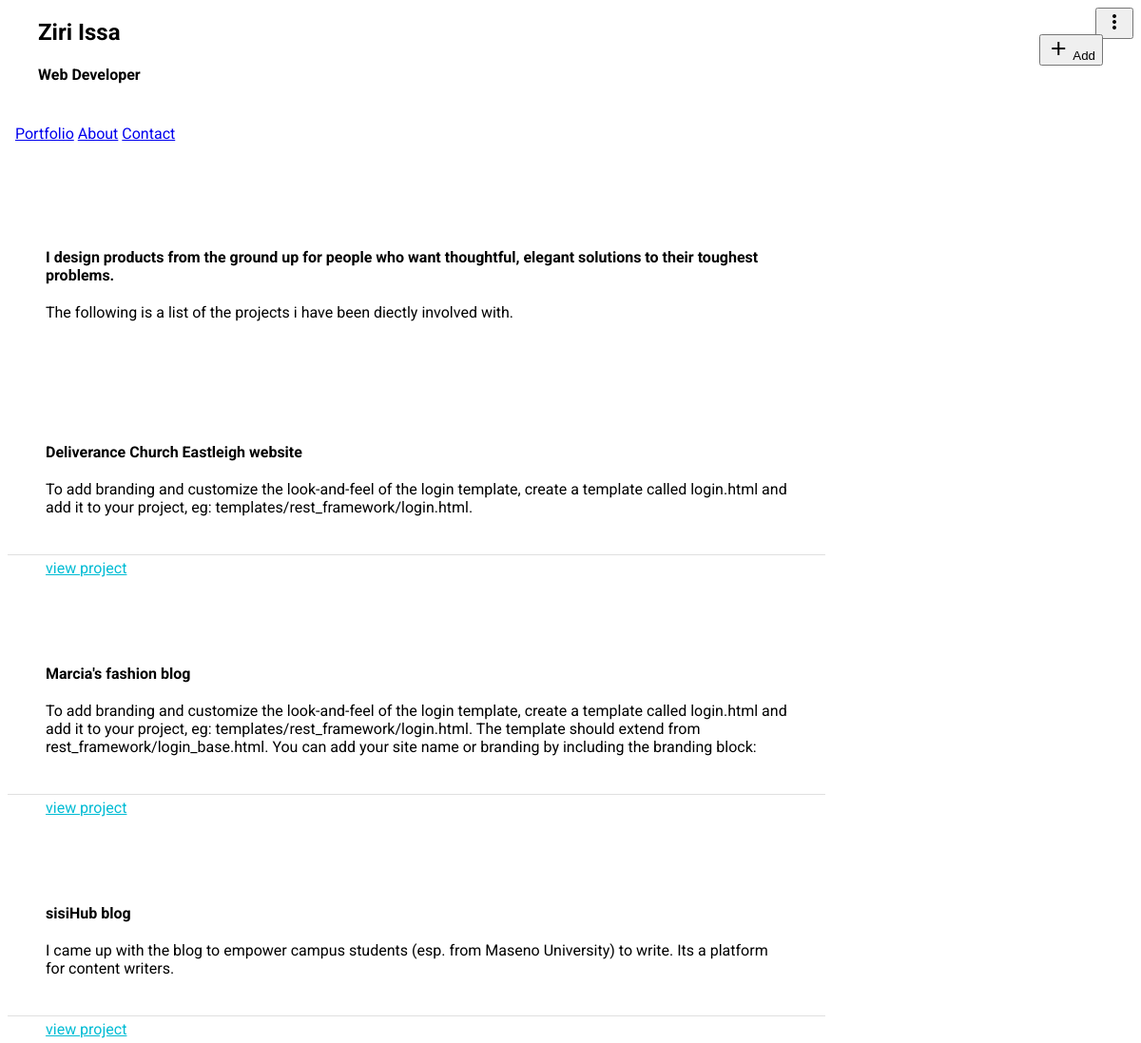
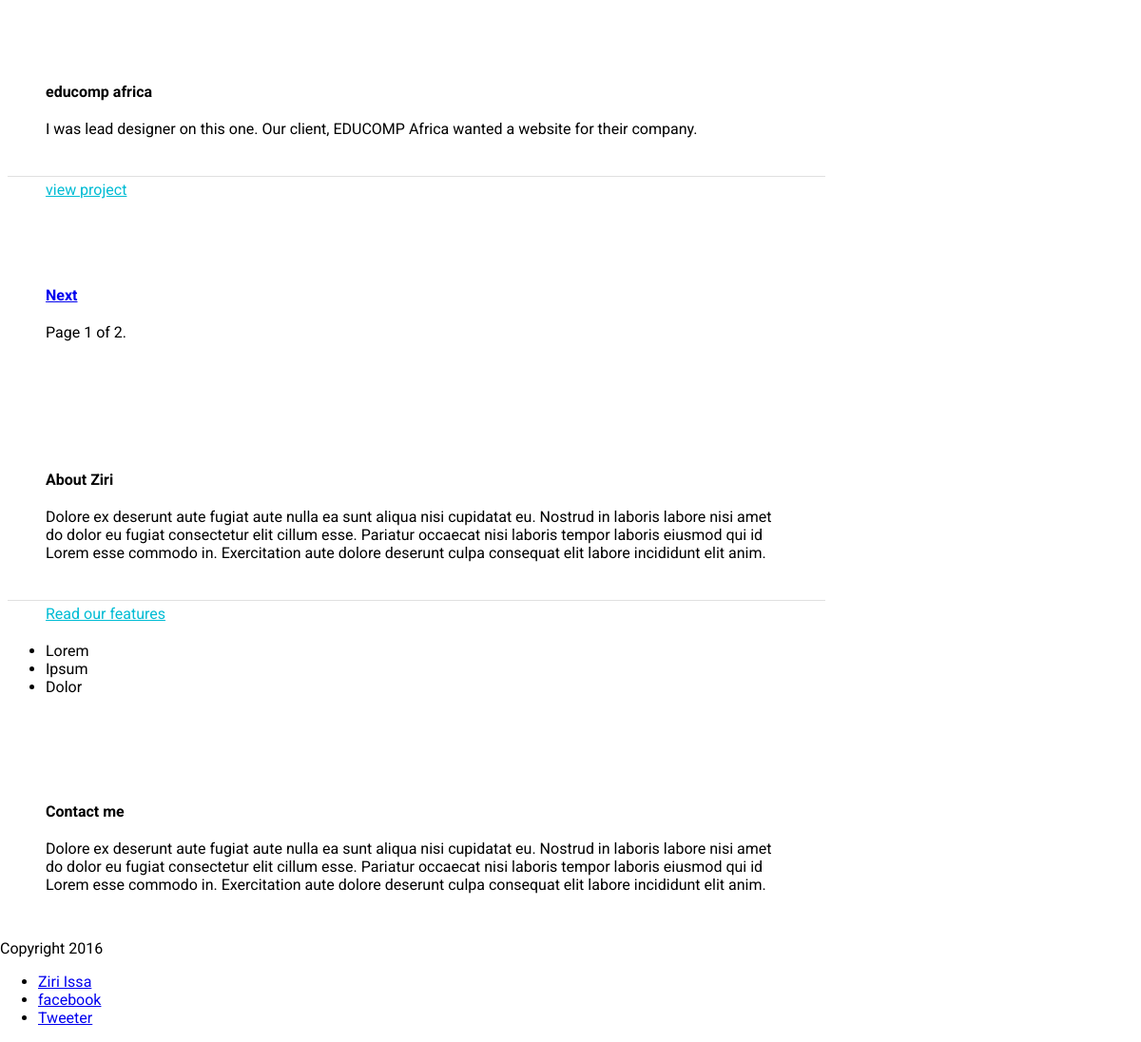
Page /work/ on the committed database (2 pictures, top to bottom).
### ZiriPortfolio/models.py (models this page shows, shortened)
class MyPortfolio(models.Model):
	title = models.CharField(max_length=50)
	description = models.TextField()
	image = models.ImageField(upload_to = 'images/')
	website = models.URLField(max_length=500)
	date = models.DateTimeField()

### ZiriPortfolio/views.py (the view)
def Portfolio(request):
	mywork = MyPortfolio.objects.all().order_by("-id")
	paginator = Paginator(mywork, 4) # Show 25 contacts per page
	page = request.GET.get('page')
	try:
		work = paginator.page(page)
	except PageNotAnInteger:
		work = paginator.page(1) # If page is not an integer, deliver first page.
	except EmptyPage:
		work = paginator.page(paginator.num_pages)  # If page is out of range (e.g. 9999), deliver last page of results.
	return render(request,'ZiriPortfolio/index.html', {'work': work})

### ZiriPortfolio/templates/ZiriPortfolio/index.html (shortened to what this page needs)
{% include "ZiriPortfolio/static-head.html" %}
  <body class="mdl-demo mdl-color--grey-100 mdl-color-text--grey-700 mdl-base">
    <div class="mdl-layout mdl-js-layout mdl-layout--fixed-header">
      <header class="mdl-layout__header mdl-layout__header--scroll green-light_green">
        <div class="mdl-layout__header-row" ">
          <h2>Ziri Issa</h2>
        </div>
        <div class="mdl-layout__header-row">
        	<h4>Web Developer</h4>
        </div>
        <div class="mdl-layout__tab-bar mdl-js-ripple-effect mdl-color--primary-dark"">
          <a href="#portfolio" class="mdl-layout__tab is-active">Portfolio</a>
          <a href="#about" class="mdl-layout__tab">About</a>
          <a href="#contact" class="mdl-layout__tab">Contact</a>
        </div>
      </header>
      <main class="mdl-layout__content">
        <div class="mdl-layout__tab-panel is-active" id="portfolio">
         <section class="section--center mdl-grid mdl-grid--no-spacing mdl-shadow--2dp">
            <div class="mdl-card mdl-cell mdl-cell--12-col">
              <div class="mdl-card__supporting-text">
                <h4>I design products from the ground up for people who want thoughtful, elegant solutions to their toughest problems.</h4>
                The following is a list of the projects i have been diectly involved with.
              </div>
            </div>
          </section>
        {% block work %}
        {% for project in work %}
          <section class="section--center mdl-grid mdl-grid--no-spacing mdl-shadow--2dp">
            <div class="mdl-card mdl-cell mdl-cell--9-col-desktop mdl-cell--6-col-tablet mdl-cell--4-col-phone">
              <div class="mdl-card__supporting-text">
                <h4>{{ project.title }}</h4>
                {{project.description}}
              </div>
              <div class="mdl-card__actions">
                <a href="{{ work.website }}" class="mdl-button">view project</a>
              </div>
            </div>
          </section>
          {% endfor %}
			<section class="section--center mdl-grid mdl-grid--no-spacing">
	            <div class="mdl-cell mdl-cell--6-col">
			         <section class="section--center mdl-grid mdl-grid--no-spacing mdl-shadow--2dp">
			            <div class="mdl-card mdl-cell mdl-cell--6-col-desktop">
			            {% if work.has_next %}
			              <div class="mdl-card__supporting-text">
			                <a href="?page={{ work.next_page_number }}"><h4>Next</h4></a>
			                Page {{ work.number }} of {{ work.paginator.num_pages }}.
			              </div>
			              {% endif %}
			            </div>
			         </section>
            </section>
          {% endblock %}
        </div>
        <div class="mdl-layout__tab-panel" id="about">
          <section class="section--center mdl-grid mdl-grid--no-spacing">
            <div class="mdl-cell mdl-cell--12-col">
           <section class="section--center mdl-grid mdl-grid--no-spacing mdl-shadow--2dp">
            <div class="mdl-card mdl-cell mdl-cell--12-col">
              <div class="mdl-card__supporting-text">
                <h4>About Ziri</h4>
                Dolore ex deserunt aute fugiat aute nulla ea sunt aliqua nisi cupidatat eu. Nostrud in laboris labore nisi amet do dolor eu fugiat consectetur elit cillum esse. Pariatur occaecat nisi laboris tempor laboris eiusmod qui id Lorem esse commodo in. Exercitation aute dolore deserunt culpa consequat elit labore incididunt elit anim.
              </div>
              <div class="mdl-card__actions">
                <a href="#" class="mdl-button">Read our features</a>
              </div>
            </div>
            <button class="mdl-button mdl-js-button mdl-js-ripple-effect mdl-button--icon" id="btn3">
              <i class="material-icons">more_vert</i>
            </button>
            <ul class="mdl-menu mdl-js-menu mdl-menu--bottom-right" for="btn3">
              <li class="mdl-menu__item">Lorem</li>
              <li class="mdl-menu__item" disabled>Ipsum</li>
              <li class="mdl-menu__item">Dolor</li>
            </ul>
          </section>
		  </div>
          </section>
        </div>
       <div class="mdl-layout__tab-panel" id="contact">
	          <section class="section--center mdl-grid mdl-grid--no-spacing">
	            <div class="mdl-cell mdl-cell--12-col">
		           <section class="section--center mdl-grid mdl-grid--no-spacing mdl-shadow--2dp">
		            <div class="mdl-card mdl-cell mdl-cell--12-col">
		              <div class="mdl-card__supporting-text">
		                <h4>Contact me</h4>
		                Dolore ex deserunt aute fugiat aute nulla ea sunt aliqua nisi cupidatat eu. Nostrud in laboris labore nisi amet do dolor eu fugiat consectetur elit cillum esse. Pariatur occaecat nisi laboris tempor laboris eiusmod qui id Lorem esse commodo in. Exercitation aute dolore deserunt culpa consequat elit labore incididunt elit anim.
		              </div>
		            </div>
		          </section>
			  </div>
	          </section>
        </div>
        <button class="mdl-button mdl-js-button mdl-button--fab mdl-js-ripple-effect mdl-button--colored mdl-shadow--4dp mdl-color--accent" id="add">
            <i class="material-icons" role="presentation">add</i>
            <span class="visuallyhidden">Add</span>
          </button>
        <footer class="mdl-mega-footer">
          <div class="mdl-mega-footer--bottom-section">
            <div class="mdl-logo">
              Copyright 2016
            </div>
            <ul class="mdl-mega-footer--link-list">
              <li><a href="https://developers.google.com/web/starter-kit/">Ziri Issa</a></li>
              <li><a href="#">facebook</a></li>
              <li><a href="#">Tweeter</a></li>
            </ul>
          </div>
        </footer>
      </main>
    </div>
  </body>
</html>

### ZiriPortfolio/templates/ZiriPortfolio/static-head.html (shortened to what this page needs)
<!doctype html>
<html lang="en">
  <head>
    <link rel="stylesheet" href="https://code.getmdl.io/1.2.1/material.teal-cyan.min.css" />
    <link rel="stylesheet" href="https://code.getmdl.io/1.2.1/material.green-light_green.min.css" />
    <link rel="stylesheet" href="https://code.getmdl.io/1.2.1/material.deep_purple-pink.min.css">
  </head>

### ZiriPortfolio/templates/ZiriPortfolio/static-head.html (style rules this page uses)
html, body { font-family: 'Roboto', 'Helvetica', sans-serif; margin: 0; padding: 0; }
.mdl-demo .mdl-layout__header-row { padding-left: 40px; }
.mdl-demo .mdl-layout:not(.is-small-screen) .mdl-layout__tab-bar, .mdl-demo .mdl-layout:not(.is-small-screen) .mdl-layout__tab-bar-container { overflow: visible; }
.mdl-demo .mdl-layout__tab-bar { padding: 0; padding-left: 16px; box-sizing: border-box; height: 100%; width: 100%; }
.mdl-demo .mdl-layout__tab-bar .mdl-layout__tab { height: 64px; line-height: 64px; }
.mdl-demo .mdl-layout__tab-bar .mdl-layout__tab.is-active::after { background-color: white; height: 4px; }
.mdl-demo main > .mdl-layout__tab-panel { padding: 8px; padding-top: 48px; }
.mdl-demo .mdl-card { height: auto; display: -webkit-flex; display: -ms-flexbox; display: flex; -webkit-flex-direction: column; -ms-flex-direction: column; flex-direction: column; }
.mdl-demo .mdl-card > * { height: auto; }
.mdl-demo .mdl-card .mdl-card__supporting-text { margin: 40px; -webkit-flex-grow: 1; -ms-flex-positive: 1; flex-grow: 1; padding: 0; color: inherit; width: calc(100% - 80px); }
.mdl-demo.mdl-demo .mdl-card__supporting-text h4 { margin-top: 0; margin-bottom: 20px; }
.mdl-demo .mdl-card__actions { margin: 0; padding: 4px 40px; color: inherit; }
.mdl-demo .mdl-card__actions a { color: #00BCD4; margin: 0; }
.mdl-demo .mdl-card__supporting-text + .mdl-card__actions { border-top: 1px solid rgba(0, 0, 0, 0.12); }
.mdl-demo #add { position: absolute; right: 40px; top: 36px; z-index: 999; }
.mdl-demo .mdl-layout__content section:not(:last-of-type) { position: relative; margin-bottom: 48px; }
.mdl-demo section.section--center { max-width: 860px; }
.mdl-demo section > button { position: absolute; z-index: 99; top: 8px; right: 8px; }
.mdl-demo .mdl-layout__tab-panel:not(#overview) { background-color: white; }

### rows in the picture
MyPortfolio: title "Deliverance Church Eastleigh website", description "To add branding and customize the look-and-feel of the login template, create a template called login.html and add it to your project, eg: templates/rest_framework/login.html."
MyPortfolio: title "Marcia's fashion blog", description "To add branding and customize the look-and-feel of the login template, create a template called login.html and add it to your project, eg: templates/rest_framework/login.html. The template should extend from rest_framework/login_base.html. You can add your site name or branding by including the branding block:"
MyPortfolio: title "sisiHub blog", description "I came up with the blog to empower campus students (esp. from Maseno University) to write. Its a platform for content writers."
MyPortfolio: title "educomp africa", description "I was lead designer on this one. Our client, EDUCOMP Africa wanted a website for their company."

### other values in the picture
{{ work.number }} "1"
{{ work.paginator.num_pages }} "2"
